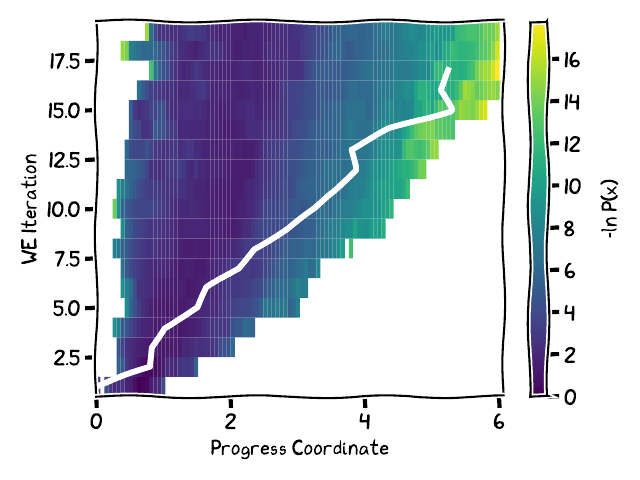

The script that saved this image:

import wedap
import matplotlib.pyplot as plt

with plt.xkcd():
    plot = wedap.H5_Plot(h5="p53.h5", data_type="evolution")
    plot.plot()
    iter, seg = plot.search_aux_xy_nn(6, 17.5)
    plot.plot_trace((iter, seg), ax=plot.ax)
    plot.cbar.set_label("-ln P(x)")
    plt.xlabel("Progress Coordinate")
    plt.ylabel("WE Iteration")
    plt.tight_layout()
    plt.savefig("xkcd.pdf", transparent=True)
